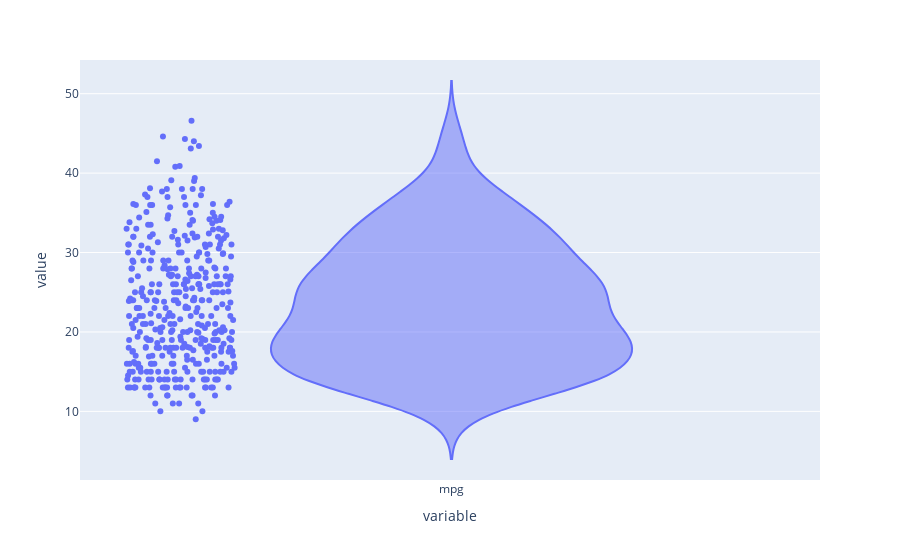

The cell this chart's notebook holds for it:
### Markdown cell above
## violinplot

### Code cell
px.violin(df["mpg"], points="all")

### Figure 1 — Plotly figure (JSON) as saved in the notebook; plotly's stock layout.template omitted (floating-point values rounded to 4 significant figures; data arrays with more than 128 entries replaced by an {"elided": "..."} marker saying what was removed)
{"data": [{"alignmentgroup": "True", "box": {"visible": false}, "hovertemplate": "variable=%{x}<br>value=%{y}<extra></extra>", "legendgroup": "", "marker": {"color": "#636efa"}, "name": "", "offsetgroup": "", "orientation": "v", "points": "all", "scalegroup": "True", "showlegend": false, "type": "violin", "x": {"elided": "398 str values"}, "x0": " ", "xaxis": "x", "y": {"elided": "398 float values"}, "y0": " ", "yaxis": "y"}], "layout": {"legend": {"tracegroupgap": 0}, "margin": {"t": 60}, "violinmode": "group", "xaxis": {"anchor": "y", "domain": [0, 1], "title": {"text": "variable"}}, "yaxis": {"anchor": "x", "domain": [0, 1], "title": {"text": "value"}}}}
